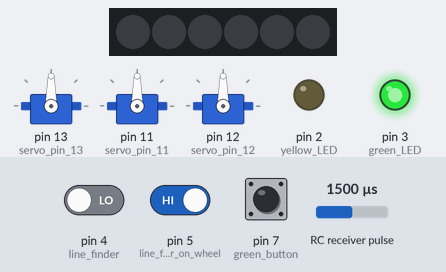
Bench run of a sketch on a simulated Arduino Uno, built with avr-gcc and run on an emulated ATmega328P. Shown: 6 RGB LEDs in strip order, left to right, 3 × servo, output pins drawn as LEDs (lit = HIGH). Wiring (inferred from the names in the program): RC receiver channel: data A1. Inputs (shaded band) come from the test bench; at power-on: pin 7 (green_button) LOW, RC receiver pulse 1500 µs, pin 4 (line_finder) LOW, pin 5 (line_finder_on_wheel) HIGH.

Above: at 0.8 s.
0.9 s: pin 7 (green_button) pulled HIGH for 0.15 s
At 1.7 s:
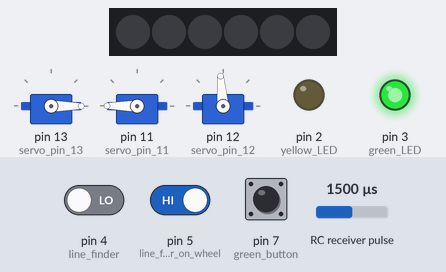
2.5 s: RC receiver pulse (sensor on A1) set to 1245 µs
4.1 s: RC receiver pulse (sensor on A1) set to 1216 µs
6.9 s: pin 4 (line_finder) driven HIGH
At 8.2 s:
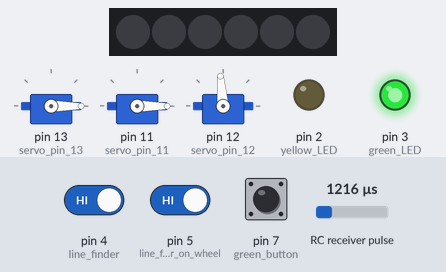
9.9 s: pin 4 (line_finder) driven LOW
At 10.39 s:
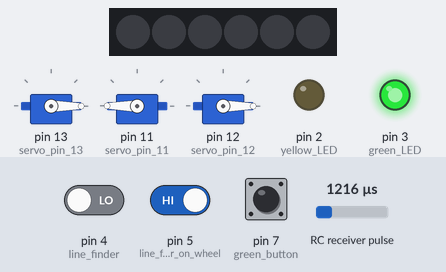
12.5 s: RC receiver pulse (sensor on A1) set to 1172 µs
14.0 s: RC receiver pulse (sensor on A1) set to 1150 µs
Timing chart, 0 to 16.5 s (numbered marks = the images above; inputs shaded):
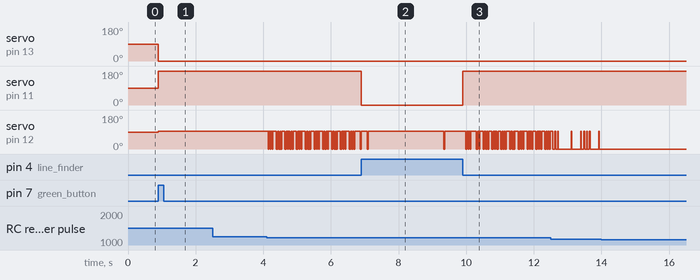

Measured:
- after the input at 0.9 s, pin 2 (yellow_LED): stays LOW (without the input it goes to HIGH after 0.20 s); servo on pin 13 (servo_pin_13): 90° → 0° at once; servo on pin 11 (servo_pin_11): 90° → 180° at once; servo on pin 12 (servo_pin_12): 90° → 95° at once
- after the input at 2.5 s, every drawn part: stays the same
- after the input at 6.9 s, servo on pin 11 (servo_pin_11): 180° → 0° at once
- after the input at 9.9 s, servo on pin 11 (servo_pin_11): 0° → 180° at once
- after the input at 14.0 s, servo on pin 12 (servo_pin_12): stops changing and stays 0°

The sketch:

TechShopBot-HowlProwl-2018.ino
```cpp
// originally TechShopBot-line-follower-Zitzman.abp (ArduBlock)

#include <Adafruit_NeoPixel.h>
#include <Servo.h>
#include <EnableInterrupt.h>

Adafruit_NeoPixel strip_pin6 = Adafruit_NeoPixel(6,6, NEO_GRB + NEO_KHZ800);
int _ABVAR_1_Pixel = 0 ;
int _ABVAR_2_Color = 0 ;
int EncoderCount = 0;
int PauseEncoderCount = 0;
bool EncoderState = false; bool PauseEncoderState = false;
bool LineColorIsBlack = false;
// unsigned long _ABVAR_3_Time2 = 0UL ;
// unsigned long _ABVAR_4_Time3 = 0UL ;
unsigned long LineColorTimer = 0UL;
unsigned long mainTimer = 0UL;
Servo servo_pin_13;
Servo servo_pin_11;
Servo servo_pin_12; // shooter

#define CH2_PIN A1
uint16_t pwm_value_ch2 = 0; // shoot signal

#define ENCODER_COUNT_FOR_OFF_LINE 4
#define ENCODER_COUNT_FOR_BACKUP 18
#define ENCODER_COUNT_FOR_FORWARD_AGAIN  32
#define ENCODER_COUNT_FOR_PAUSE 19

#define PAUSE_COUNTER_RUNNING 0
#define PAUSE_COUNTER_SUSPENDED 1

int PauseCounterState = PAUSE_COUNTER_SUSPENDED;

// see http://blog.mired.org/2015/10/a-close-look-at-pwm-input.html
// pwm value range: 1016 to 2024, middle is 1516
void change_ch2() { // read radio signal
  static unsigned long prev_time_ch2 = 0;
  if (digitalRead(CH2_PIN))
    prev_time_ch2 = micros();
  else
    pwm_value_ch2 = micros() - prev_time_ch2;
}

void ResetEncoder() {
  EncoderState = digitalRead(5); // line finder on wheel
  EncoderCount = 0;
}

void ResetPauseEncoder() {
  PauseEncoderState = digitalRead(5); // line finder on wheel
  PauseEncoderCount = 0;
}

void CheckEncoder() {
  int currentState = digitalRead(5); // line finder on wheel
  if (EncoderState != currentState) {  // state has changed, bump count
    EncoderCount++;
    EncoderState = currentState;
  }
  if (PauseEncoderState != currentState) {  // state has changed, bump count
    PauseEncoderCount++;
    PauseEncoderState = currentState;
  }
}

void CheckJoystickAndShoot() {
  uint16_t pwmin2;
  //noInterrupts();
  pwmin2 = pwm_value_ch2 ;
  //interrupts();
  if (pwmin2 > 1800) {
    servo_pin_12.write( 0 ); // shoot
  } else if (pwmin2 < 1200 && pwmin2 > 200) {
    servo_pin_12.write( 0 ); // shoot
  } else {
    servo_pin_12.write( 95 ); // don't shoot 95
  }
}

void UpdatePauseCounterState (bool runCounter) {
  // start pause counter at same time as we switch from backup to forward again
  if (!runCounter) {PauseCounterState = PAUSE_COUNTER_SUSPENDED;}
  else if (PauseCounterState == PAUSE_COUNTER_SUSPENDED) { // was suspended; reset and run counter
    ResetPauseEncoder();
    PauseCounterState = PAUSE_COUNTER_RUNNING;
  }
}

//void UpdatePauseCounterState (bool OnLine) {
//  if (!OnLine) { PauseCounterState = PAUSE_COUNTER_SUSPENDED; }
//  else if (PauseCounterState == PAUSE_COUNTER_SUSPENDED) { // just found line again; resume counting
//    ResetPauseEncoder();
//    PauseCounterState = PAUSE_COUNTER_RUNNING;
//  }
//}

void CheckForLineColorSwitch() {
  while (!digitalRead(7)) {  // while green button is held down
    if (millis() > LineColorTimer + 1000) { // green button held down for 1 sec after start
      // flip color
      LineColorIsBlack = !LineColorIsBlack;
      digitalWrite( 2 , LineColorIsBlack ); // yellow LED
      LineColorTimer = millis(); // reset timer
    }
  }
}

void setup()
{
  pinMode( 4 , INPUT); // line finder
  pinMode( 5 , INPUT); // line finder on wheel
  pinMode( 7 , INPUT); // green button
  pinMode(2, OUTPUT); // yellow LED
  pinMode(3, OUTPUT); // green LED
  strip_pin6.begin();
  strip_pin6.show();
  servo_pin_13.attach(13);
  servo_pin_11.attach(11);
  servo_pin_12.attach(12);

  // for reading joystick from radio
  pinMode(CH2_PIN, INPUT_PULLUP);
  enableInterrupt(CH2_PIN, &change_ch2, CHANGE);

  _ABVAR_1_Pixel = 0 ;
  _ABVAR_2_Color = 0 ;

  digitalWrite( 3 , LOW ); // green LED
  digitalWrite( 2 , LOW ); // yellow LED

  while ( digitalRead(7) ) // while waiting for green button press, play neo-pixels
  {
    _ABVAR_1_Pixel = ( ( _ABVAR_1_Pixel + 1 ) % 6 ) ;
    if (( ( _ABVAR_1_Pixel ) == ( 0 ) ))
    {
      _ABVAR_2_Color = ( ( _ABVAR_2_Color + 20 ) % 255 ) ;
    }
    strip_pin6.setPixelColor(_ABVAR_1_Pixel,( ( 255 - _ABVAR_2_Color ) % 255 ) ,0 ,_ABVAR_2_Color );
    strip_pin6.show();
    delay( 100 );
    CheckJoystickAndShoot();
  } // waiting for green button


  for (_ABVAR_1_Pixel= 1; _ABVAR_1_Pixel<= ( 6 ); _ABVAR_1_Pixel++ ) // turn off neopixels
  {
    strip_pin6.setPixelColor(( _ABVAR_1_Pixel - 1 ),0 ,0 ,0 );
    strip_pin6.show();
  }

  delay( 100 );
  // _ABVAR_3_Time2 = millis() ;
  // _ABVAR_4_Time3 = 0 ;
  LineColorTimer = millis();
  ResetEncoder();
  digitalWrite( 3 , HIGH ); // green LED

  // check for switch between black line and white line
  CheckForLineColorSwitch();
}

void loop()
{

  // check encoder for state change
  CheckEncoder();

  if (PauseCounterState == PAUSE_COUNTER_RUNNING && PauseEncoderCount > ENCODER_COUNT_FOR_PAUSE)
  {
    UpdatePauseCounterState (false);  // stop counting for pause
    servo_pin_13.write( 93 ); // stop mid-line so driver can shoot
    servo_pin_11.write( 90 );
    for (_ABVAR_1_Pixel= 1; _ABVAR_1_Pixel<= ( 6 ); _ABVAR_1_Pixel++ )
    {
      strip_pin6.setPixelColor(( _ABVAR_1_Pixel - 1 ),255 ,0 ,0 ); // lights red
      strip_pin6.show();
    }
    mainTimer = millis(); // reset timer
    while (millis() < mainTimer + 3000) { // pause driving for 3 seconds, but monitor joystick
      CheckJoystickAndShoot();
    }
    for (_ABVAR_1_Pixel= 1; _ABVAR_1_Pixel<= ( 6 ); _ABVAR_1_Pixel++ )
    {
      strip_pin6.setPixelColor(( _ABVAR_1_Pixel - 1 ),0 ,0 ,0 ); // lights off
      strip_pin6.show();
    }
  }
  else  // not pausing to shoot
  {
    if (digitalRead(4) == LineColorIsBlack)  // check line finder
    {
      ResetEncoder() ;
      servo_pin_11.write( 180 );  // turn line-left when on line
      servo_pin_13.write( 0 );  // go line-forward when on line
    }
    else // not on line
    {
        // check how long we've been off line, using encoder counts
        if (EncoderCount > ENCODER_COUNT_FOR_FORWARD_AGAIN) {
          servo_pin_13.write( 0 );  // second: go line-forward again
          UpdatePauseCounterState (true);
        } else if (EncoderCount > ENCODER_COUNT_FOR_BACKUP) {
          servo_pin_13.write( 180 );  // first: go line-backward
        } else if (EncoderCount > ENCODER_COUNT_FOR_OFF_LINE) {
          servo_pin_13.write( 0 ); // not on line, continue driving forward for a while
        } else { // main mode: go line-forward
          servo_pin_13.write( 0 );  // main mode: go line-forward
        }
      servo_pin_11.write( 0 );  // turn line-right when off line
    }
  } // not paused to shoot

  // shoot according to radio signal
  CheckJoystickAndShoot();


} // loop
```
